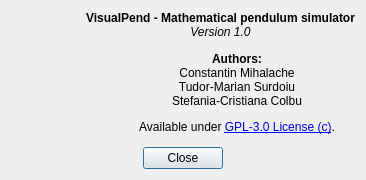
<?xml version="1.0" encoding="UTF-8"?>
<ui version="4.0">
 <class>AboutDialog</class>
 <widget class="QDialog" name="AboutDialog">
  <property name="windowModality">
   <enum>Qt::ApplicationModal</enum>
  </property>
  <property name="geometry">
   <rect>
    <x>0</x>
    <y>0</y>
    <width>366</width>
    <height>180</height>
   </rect>
  </property>
  <property name="sizePolicy">
   <sizepolicy hsizetype="Fixed" vsizetype="Fixed">
    <horstretch>0</horstretch>
    <verstretch>0</verstretch>
   </sizepolicy>
  </property>
  <property name="minimumSize">
   <size>
    <width>366</width>
    <height>180</height>
   </size>
  </property>
  <property name="maximumSize">
   <size>
    <width>366</width>
    <height>180</height>
   </size>
  </property>
  <property name="focusPolicy">
   <enum>Qt::StrongFocus</enum>
  </property>
  <property name="windowTitle">
   <string>Dialog</string>
  </property>
  <property name="modal">
   <bool>true</bool>
  </property>
  <layout class="QVBoxLayout" name="verticalLayout">
   <item>
    <layout class="QHBoxLayout" name="horizontalLayout_3">
     <item>
      <spacer name="horizontalSpacer">
       <property name="orientation">
        <enum>Qt::Horizontal</enum>
       </property>
       <property name="sizeHint" stdset="0">
        <size>
         <width>40</width>
         <height>20</height>
        </size>
       </property>
      </spacer>
     </item>
     <item>
      <widget class="QLabel" name="label_2">
       <property name="text">
        <string>&lt;html&gt;&lt;head/&gt;&lt;body&gt;&lt;p align=&quot;center&quot;&gt;&lt;span style=&quot; font-weight:600;&quot;&gt;VisualPend - Mathematical pendulum simulator&lt;/span&gt;&lt;br/&gt;&lt;span style=&quot; font-style:italic;&quot;&gt;Version 1.0&lt;/span&gt;&lt;/p&gt;&lt;/body&gt;&lt;/html&gt;</string>
       </property>
      </widget>
     </item>
    </layout>
   </item>
   <item>
    <layout class="QHBoxLayout" name="horizontalLayout">
     <item>
      <widget class="QLabel" name="label_3">
       <property name="sizePolicy">
        <sizepolicy hsizetype="Fixed" vsizetype="Fixed">
         <horstretch>0</horstretch>
         <verstretch>0</verstretch>
        </sizepolicy>
       </property>
       <property name="minimumSize">
        <size>
         <width>122</width>
         <height>95</height>
        </size>
       </property>
       <property name="maximumSize">
        <size>
         <width>122</width>
         <height>95</height>
        </size>
       </property>
       <property name="text">
        <string/>
       </property>
       <property name="textFormat">
        <enum>Qt::RichText</enum>
       </property>
       <property name="pixmap">
        <pixmap resource="media/media.qrc">:/media/logo.png</pixmap>
       </property>
       <property name="scaledContents">
        <bool>true</bool>
       </property>
       <property name="wordWrap">
        <bool>true</bool>
       </property>
      </widget>
     </item>
     <item>
      <widget class="QLabel" name="label">
       <property name="text">
        <string>&lt;html&gt;&lt;head/&gt;&lt;body&gt;&lt;p align=&quot;center&quot;&gt;&lt;span style=&quot; font-weight:600;&quot;&gt;Authors: &lt;/span&gt;&lt;br/&gt;Constantin Mihalache&lt;br/&gt;Tudor-Marian Surdoiu&lt;br/&gt;Stefania-Cristiana Colbu&lt;/p&gt;&lt;p align=&quot;center&quot;&gt;Available under &lt;a href=&quot;http://opensource.org/licenses/GPL-3.0&quot;&gt;&lt;span style=&quot; text-decoration: underline; color:#0000ff;&quot;&gt;GPL-3.0 License (c)&lt;/span&gt;&lt;/a&gt;.&lt;/p&gt;&lt;/body&gt;&lt;/html&gt;</string>
       </property>
      </widget>
     </item>
     <item>
      <spacer name="horizontalSpacer_3">
       <property name="orientation">
        <enum>Qt::Horizontal</enum>
       </property>
       <property name="sizeHint" stdset="0">
        <size>
         <width>40</width>
         <height>20</height>
        </size>
       </property>
      </spacer>
     </item>
    </layout>
   </item>
   <item>
    <layout class="QHBoxLayout" name="horizontalLayout_2">
     <item>
      <widget class="QPushButton" name="pushButton">
       <property name="sizePolicy">
        <sizepolicy hsizetype="Fixed" vsizetype="Fixed">
         <horstretch>0</horstretch>
         <verstretch>0</verstretch>
        </sizepolicy>
       </property>
       <property name="text">
        <string>Close</string>
       </property>
      </widget>
     </item>
    </layout>
   </item>
  </layout>
 </widget>
 <resources>
  <include location="media/media.qrc"/>
 </resources>
 <connections/>
</ui>
